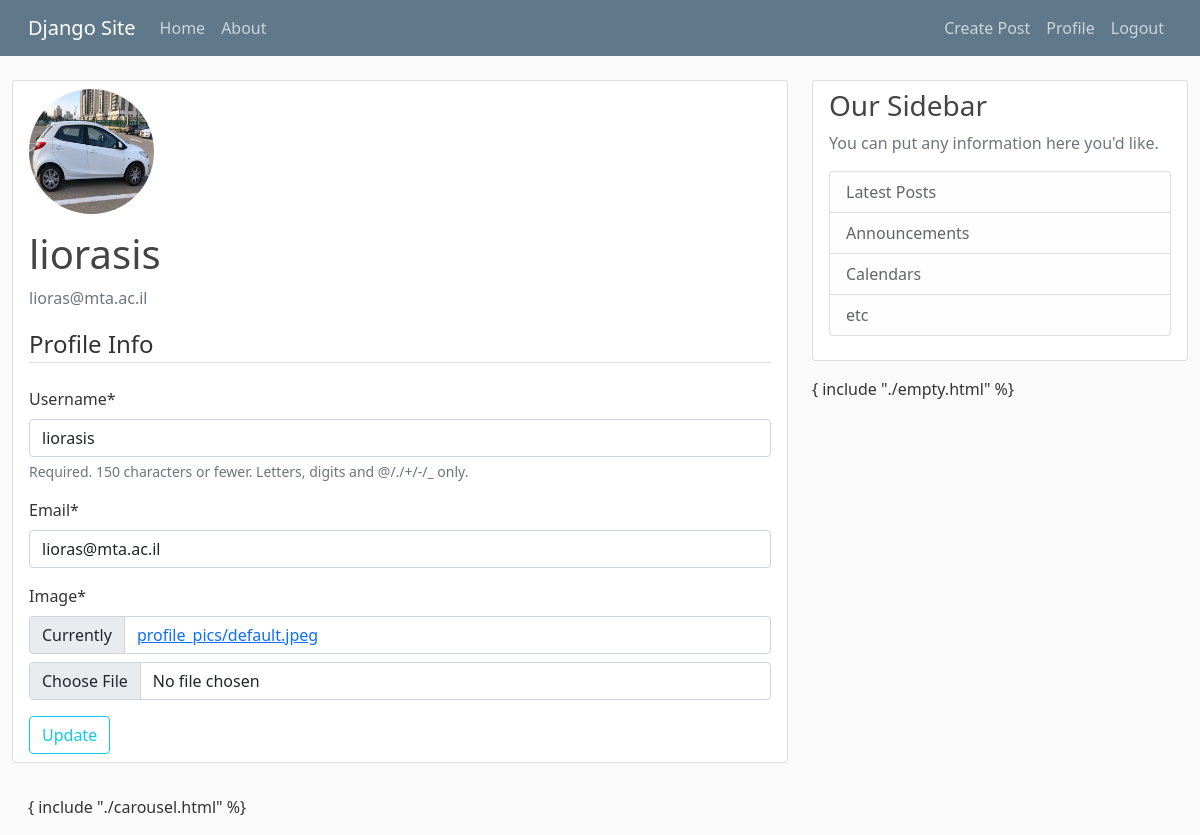
Page /profile/ (signed in) on the committed database.
### accounts/models.py (models this page shows, shortened)
class CustomUser(AbstractUser):
    def __str__(self):
        return f'{self.username}'

class Profile(models.Model):
    user = models.OneToOneField(settings.AUTH_USER_MODEL, on_delete=models.CASCADE)
    image = models.ImageField(default='profile_pics/default.jpeg', upload_to="profile_pics")

### accounts/views.py (the view)
# urls.py: path('profile/', profile, name = 'profile'),
@login_required
def profile(request):
    if request.method == 'POST':
        u_form = CustomUserUpdateForm(request.POST, instance=request.user)
        p_form = ProfileUpdateForm(request.POST, request.FILES, instance=request.user.profile)
        if u_form.is_valid() and p_form.is_valid():
            u_form.save()
            p_form.save()
            messages.success(request, f'Your Account has been updated!')
            return redirect('accounts:profile')
    else:
        u_form = CustomUserUpdateForm(instance=request.user)
        p_form = ProfileUpdateForm(instance = request.user.profile)
    print("u_form errors:", u_form.errors)
    print("p_form errors:", p_form.errors)
    if u_form.errors:
        messages.error(request, u_form.errors)
    if p_form.errors:
        messages.error(request, p_form.errors)
    context = {
        'u_form': u_form,
        'p_form': p_form
    }
    return render(request, template_name='accounts/profile.html', context=context)

### accounts/forms.py (shortened to what this page needs)
class CustomUserUpdateForm(forms.ModelForm):
    email = forms.EmailField()
    class Meta:
        model = CustomUser
        fields = ['username', 'email']

class ProfileUpdateForm(forms.ModelForm):
    class Meta:
        model = Profile
        fields = ['image']

### accounts/templates/accounts/profile.html (shortened to what this page needs)
{% extends "base.html" %}
{% load crispy_forms_tags %}
{% block content %}
<div class="content-section">
    <div class="media">
        <img class="rounded-circle account-img" src="{{ user.profile.image.url }}">
        <div class="media-body">
            <h2 class="account-heading">{{ user.username }}</h2>
            <p class="text-secondary">{{ user.email }}</p>
        </div>
    </div>
    <form method="POST" enctype="multipart/form-data">
        <fieldset class="form-group">
            <legend class="border-bottom mb-4">Profile Info</legend>
            {{ u_form|crispy }}
            {{ p_form|crispy }}
        </fieldset>
        <div class="form-group">
            <button class="btn btn-outline-info" type="submit">Update</button>
        </div>
    </form>
</div>
{% endblock content %}

### static/resume_project/main.css (style rules this page uses)
body { background: #fafafa; color: #333333; margin-top: 5rem; }
h1, h2, h3, h4, h5, h6 { color: #444444; }
.content-section { background: #ffffff; padding: 8px 16px; border: 1px solid #dddddd; border-radius: 3px; margin-bottom: 16px; }
.account-img { height: 125px; width: 125px; margin-right: 16px; margin-bottom: 16px; }
.account-heading { font-size: 2.5rem; }

### rows in the picture
CustomUser: profile.image (placeholder picture), username "liorasis", email "lioras@mta.ac.il"
